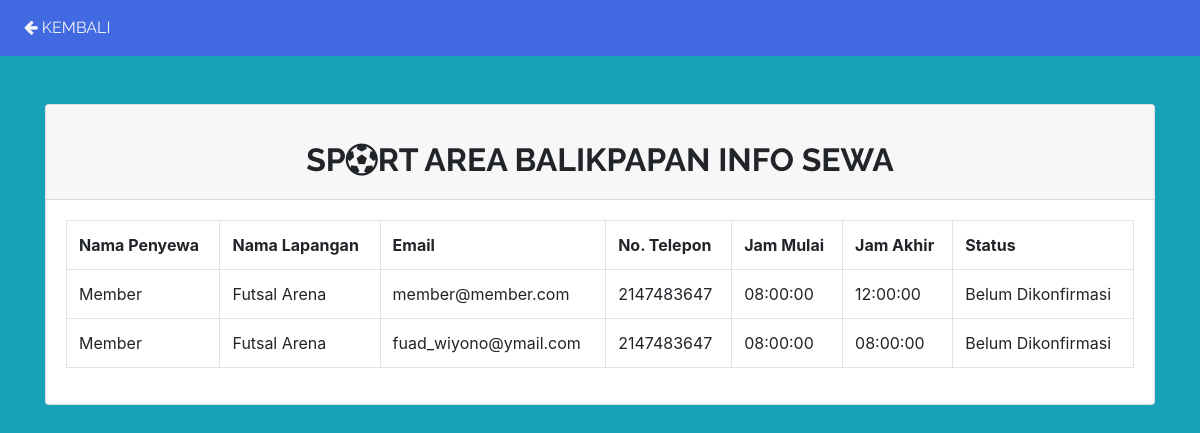
The app's page /Login/Member/info_sewa.php (signed in) with its own data.
### tables this page shows
CREATE TABLE `sewa` (
  `id_sewa` int(120) NOT NULL,
  `Nama_Penyewa` varchar(50) NOT NULL,
  `nama_lapangan` varchar(120) NOT NULL,
  `Email` varchar(50) NOT NULL,
  `No_Telpon` int(20) NOT NULL,
  `Jam_Mulai` enum('08:00:00','09:00:00','10:00:00','11:00:00','12:00:00','13:00:00','14:00:00','15:00:00','16:00:00','17:00:00','18:00:00','19:00:00','20:00:00','21:00:00') NOT NULL,
  `Jam_Akhir` enum('08:00:00','09:00:00','10:00:00','11:00:00','12:00:00','13:00:00','14:00:00','15:00:00','16:00:00','17:00:00','18:00:00','19:00:00','20:00:00','21:00:00') NOT NULL,
  `Status` enum('Belum Dikonfirmasi','Terkonfirmasi') NOT NULL
);

### Login/Member/info_sewa.php (the view, shortened to what this page needs)
<?php
require '../../Koneksi/db.php';
$sql = 'SELECT * FROM sewa';
$statement = $connection->prepare($sql);
$statement->execute();
$sewa = $statement->fetchAll(PDO::FETCH_OBJ);
 ?>
<?php require 'header.php'; ?>
<div class="container">
  <div class="card mt-5">
    <div class="card-header"><br>
      <center><h2><b>SP<i class="fa fa-futbol-o"></i>RT AREA BALIKPAPAN INFO SEWA</b></h2></center>
    </div>
    <div class="card-body">
      <table class="table table-bordered">
        <tr>
          <th>Nama Penyewa</th>
          <th>Nama Lapangan</th>
          <th>Email</th>
          <th>No. Telepon</th>
          <th>Jam Mulai</th>
          <th>Jam Akhir</th>
          <th>Status</th>
       </tr>
        <?php foreach($sewa as $person): ?>
          <tr>
            <td><?= $person->Nama_Penyewa; ?></td>
            <td><?= $person->nama_lapangan; ?></td>
	       		<td><?= $person->Email; ?></td>
            <td><?= $person->No_Telpon; ?></td>
            <td><?= $person->Jam_Mulai; ?></td>
            <td><?= $person->Jam_Akhir; ?></td>
            <td><?= $person->Status; ?></td>
          </tr>
        <?php endforeach; ?>
      </table>
    </div>
  </div>
</div>
<?php require 'footer.php'; ?>

### css/main.css (style rules this page uses)
html,h1,h2,h3,h4,h5,h6,a { font-family: "Raleway"; }
html body { background: #c2c2a3; }

### records on screen
sewa: Nama_Penyewa "Member", nama_lapangan "Futsal Arena", Email "member@member.com", No_Telpon "2147483647", Jam_Mulai "08:00:00", Jam_Akhir "12:00:00", Status "Belum Dikonfirmasi"
sewa: Nama_Penyewa "Member", nama_lapangan "Futsal Arena", Email "fuad_wiyono@ymail.com", No_Telpon "2147483647", Jam_Mulai "08:00:00", Jam_Akhir "08:00:00", Status "Belum Dikonfirmasi"
